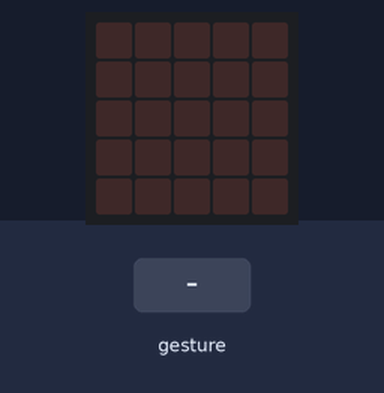
The program below on a simulated BBC micro:bit (MakeCode). On the bench: the board's 5×5 LED display. The inputs (shaded band) are chosen by the test bench. Random numbers come from a fixed seed; a tilt is held for 1.5 s and a shake lasts 1 s, then the board lies face up again.

Above: at 1.2 s.
1.3 s: gesture 'shake'
At 2.6 s:
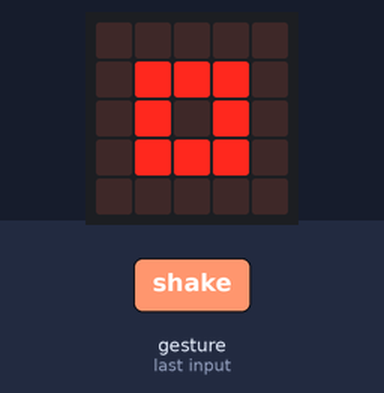
3.0 s: gesture 'shake'
At 3.8 s:
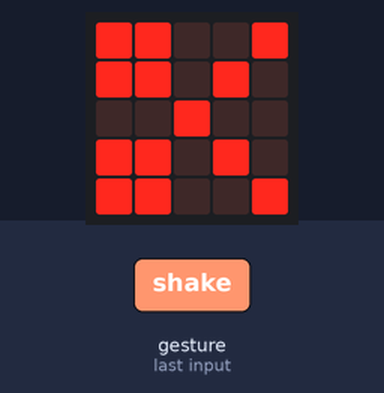
Timing chart, 0 to 6.0 s (numbered marks = the images above; inputs shaded):
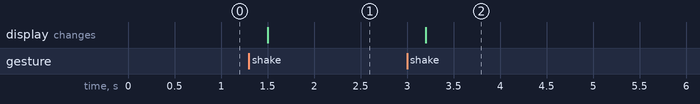

The program:

main.ts
```typescript
let tool = 0
input.onGesture(Gesture.Shake, function () {
    tool = randint(0, 2)
    if (tool == 0) {
        basic.showIcon(IconNames.SmallSquare)
    } else if (tool == 1) {
        basic.showIcon(IconNames.Chessboard)
    } else {
        basic.showIcon(IconNames.Scissors)
    }
})
```

test.ts
```typescript
// les tests vont ici ; cela ne sera pas compilé si ce paquet est utilisé en tant qu'extension.
```

Measured:
- after the input at 1.3 s, the display: changes after 0.20 s (image 1)
- after the input at 3.0 s, the display: changes after 0.20 s (image 2)
